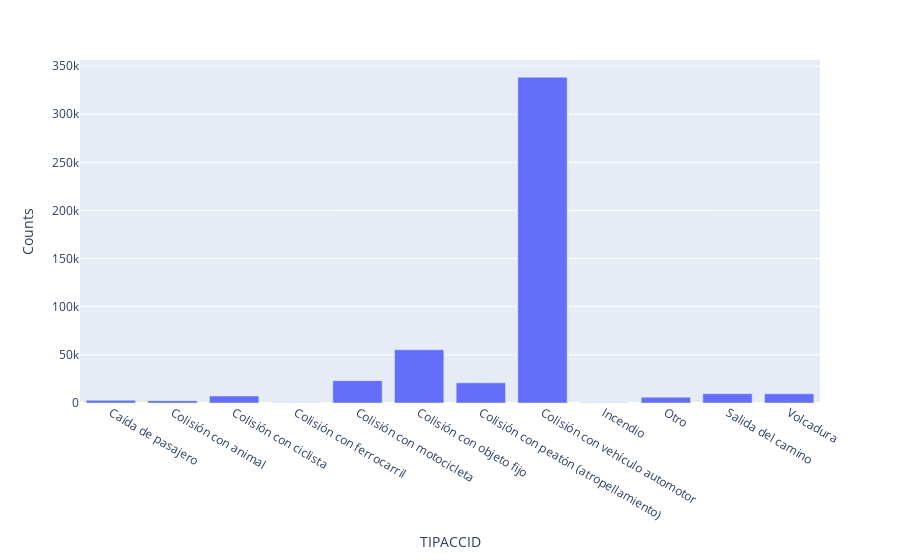

Write notebook code for a chart like this one.
### Code cell
pd.DataFrame({"TIPACCID": items, "Counts": counts}).plot.bar(x = "TIPACCID", y = "Counts")

### Figure 1 — Plotly figure (JSON) as saved in the notebook; plotly's stock layout.template omitted (floating-point values rounded to 4 significant figures)
{"data": [{"alignmentgroup": "True", "hovertemplate": "TIPACCID=%{x}<br>Counts=%{y}<extra></extra>", "legendgroup": "", "marker": {"color": "#636efa", "pattern": {"shape": ""}}, "name": "", "offsetgroup": "", "orientation": "v", "showlegend": false, "textposition": "auto", "type": "bar", "x": ["Caída de pasajero", "Colisión con animal", "Colisión con ciclista", "Colisión con ferrocarril", "Colisión con motocicleta", "Colisión con objeto fijo", "Colisión con peatón (atropellamiento)", "Colisión con vehículo automotor", "Incendio", "Otro", "Salida del camino", "Volcadura"], "xaxis": "x", "y": [2782, 2453, 7280, 238, 23219, 55321, 20953, 338481, 199, 6041, 9720, 9592], "yaxis": "y"}], "layout": {"barmode": "relative", "legend": {"tracegroupgap": 0}, "margin": {"t": 60}, "xaxis": {"anchor": "y", "domain": [0, 1], "title": {"text": "TIPACCID"}}, "yaxis": {"anchor": "x", "domain": [0, 1], "title": {"text": "Counts"}}}}
